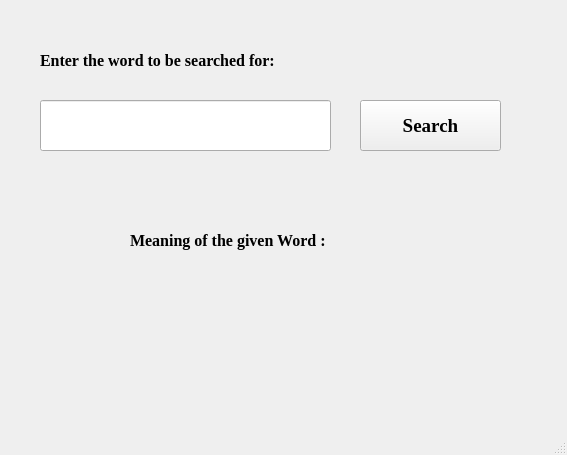
<?xml version="1.0" encoding="UTF-8"?>
<ui version="4.0">
 <class>MainWindow</class>
 <widget class="QMainWindow" name="MainWindow">
  <property name="geometry">
   <rect>
    <x>0</x>
    <y>0</y>
    <width>567</width>
    <height>455</height>
   </rect>
  </property>
  <property name="windowTitle">
   <string>Dictionary</string>
  </property>
  <property name="windowIcon">
   <iconset>
    <normaloff>C:/Users/Prathamesh/Downloads/Hopstarter-Book-Dictionary-Book.ico</normaloff>C:/Users/Prathamesh/Downloads/Hopstarter-Book-Dictionary-Book.ico</iconset>
  </property>
  <widget class="QWidget" name="centralWidget">
   <widget class="QLabel" name="label">
    <property name="geometry">
     <rect>
      <x>40</x>
      <y>40</y>
      <width>311</width>
      <height>41</height>
     </rect>
    </property>
    <property name="font">
     <font>
      <family>Times New Roman</family>
      <pointsize>12</pointsize>
      <weight>75</weight>
      <bold>true</bold>
     </font>
    </property>
    <property name="text">
     <string>Enter the word to be searched for:</string>
    </property>
    <property name="textFormat">
     <enum>Qt::AutoText</enum>
    </property>
   </widget>
   <widget class="QLineEdit" name="lineEdit">
    <property name="geometry">
     <rect>
      <x>40</x>
      <y>100</y>
      <width>291</width>
      <height>51</height>
     </rect>
    </property>
    <property name="font">
     <font>
      <family>Times New Roman</family>
      <pointsize>12</pointsize>
     </font>
    </property>
    <property name="text">
     <string/>
    </property>
   </widget>
   <widget class="QPushButton" name="pushButton">
    <property name="geometry">
     <rect>
      <x>360</x>
      <y>100</y>
      <width>141</width>
      <height>51</height>
     </rect>
    </property>
    <property name="font">
     <font>
      <family>Times New Roman</family>
      <pointsize>14</pointsize>
      <weight>75</weight>
      <bold>true</bold>
     </font>
    </property>
    <property name="cursor">
     <cursorShape>PointingHandCursor</cursorShape>
    </property>
    <property name="toolTip">
     <string>Click to search.</string>
    </property>
    <property name="toolTipDuration">
     <number>3</number>
    </property>
    <property name="autoFillBackground">
     <bool>true</bool>
    </property>
    <property name="text">
     <string>Search</string>
    </property>
    <property name="autoDefault">
     <bool>false</bool>
    </property>
    <property name="default">
     <bool>false</bool>
    </property>
    <property name="flat">
     <bool>false</bool>
    </property>
   </widget>
   <widget class="QLabel" name="label_2">
    <property name="geometry">
     <rect>
      <x>130</x>
      <y>220</y>
      <width>261</width>
      <height>41</height>
     </rect>
    </property>
    <property name="font">
     <font>
      <family>Times New Roman</family>
      <pointsize>12</pointsize>
      <weight>75</weight>
      <bold>true</bold>
     </font>
    </property>
    <property name="text">
     <string>Meaning of the given Word :</string>
    </property>
   </widget>
   <widget class="QLabel" name="label_3">
    <property name="geometry">
     <rect>
      <x>50</x>
      <y>270</y>
      <width>481</width>
      <height>111</height>
     </rect>
    </property>
    <property name="font">
     <font>
      <family>Arial</family>
      <pointsize>12</pointsize>
      <weight>75</weight>
      <bold>true</bold>
     </font>
    </property>
    <property name="text">
     <string/>
    </property>
    <property name="wordWrap">
     <bool>true</bool>
    </property>
   </widget>
  </widget>
  <widget class="QStatusBar" name="statusBar"/>
 </widget>
 <layoutdefault spacing="6" margin="11"/>
 <resources/>
 <connections/>
</ui>
